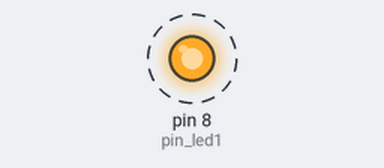
A sketch run on a simulated Arduino Uno, built with avr-gcc and run on an emulated ATmega328P. On the bench: output pins drawn as LEDs (lit = HIGH). Dashed ring = blinking.

Above: at 0.5 s.
Timing chart, 0 to 4.6 s (numbered marks = the images above):
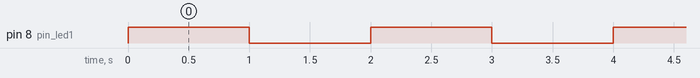

The sketch:

ex1.ino
```cpp
#define pin_led1 8

void setup() {
  pinMode(pin_led1, OUTPUT);
}

void loop() {
  digitalWrite(pin_led1, HIGH);
  delay(1000);
  digitalWrite(pin_led1, LOW);
  delay(1000);
}
```

Measured:
- by itself, pin 8 (pin_led1): alternates HIGH for 1.0 s and LOW for 1.0 s
